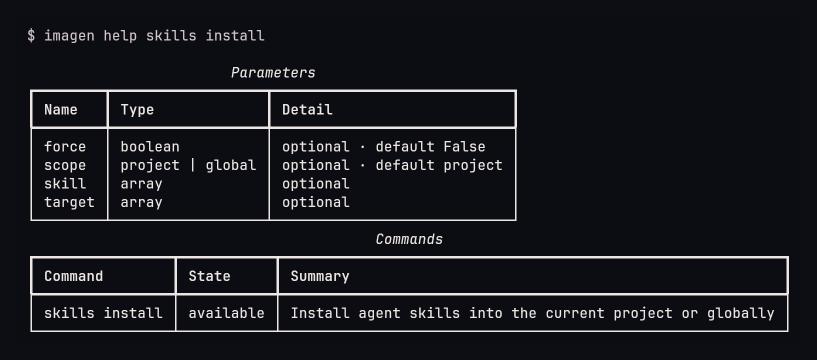
#> input picture assets/imagen-cli-skills.png, 1634 x 720 px (shown at 1/2 size); its folder holds only this picture in this run
$ python -i filters_numpy.py   (imports and definitions only)
#> lines starting #> are read from the running program, lines starting #| are printed output that depends on the picture
#> further down, picture is the input picture: PIL image 1634x720 RGB; mean R, G, B 23.7, 25.2, 29.8
"""Optional numpy-backed filters: edge preserving, LUT and signal metrics."""

from __future__ import annotations

from collections.abc import Callable
from pathlib import Path
from typing import cast

import numpy as np
from PIL import Image

Array = np.ndarray


def _rgb(image: Image.Image) -> Array:
    return np.asarray(image.convert("RGB"), dtype=np.float64)


def _restore(array: Array, original: Image.Image) -> Image.Image:
    clipped = np.clip(np.round(array), 0, 255).astype(np.uint8)
    result = Image.fromarray(clipped, "RGB")
    if "A" in original.getbands():
        result = result.convert("RGBA")
        result.putalpha(original.getchannel("A"))
    return result


# [169 lines left out: functions _integral, _window, _quadrants, kuwahara, bilateral, guided and 2 more, not called in this run]


def clahe(image: Image.Image, *, tiles: int = 8, clip: float = 2.0) -> Image.Image:
#> called with tiles = 8, clip = 2
    if not 2 <= tiles <= 16 or not 1 <= clip <= 10:
        raise ValueError("invalid CLAHE parameters")
    luminance = np.asarray(image.convert("L"), dtype=np.float64)
    height, width = luminance.shape
#> height = 720; width = 1634
    tile_height = max(1, height // tiles)
#> tile_height = 90
    tile_width = max(1, width // tiles)
#> tile_width = 204
    mapped = np.zeros_like(luminance)
    for y in range(0, height, tile_height):
        for x in range(0, width, tile_width):
            block = luminance[y:y + tile_height, x:x + tile_width]
            histogram, _ = np.histogram(block, bins=256, range=(0, 256))
            limit = max(1, int(clip * block.size / 256))
            excess = np.maximum(0, histogram - limit).sum()
            histogram = np.minimum(histogram, limit)
            histogram += excess // 256
            cdf = histogram.cumsum()
            if cdf[-1] == 0:
                mapping = np.arange(256)
            else:
                mapping = np.round(cdf * 255 / cdf[-1])
            mapped[y:y + tile_height, x:x + tile_width] = mapping[
                block.astype(np.uint8)
            ]
    ratio = np.where(luminance > 1, mapped / np.maximum(luminance, 1), 1.0)
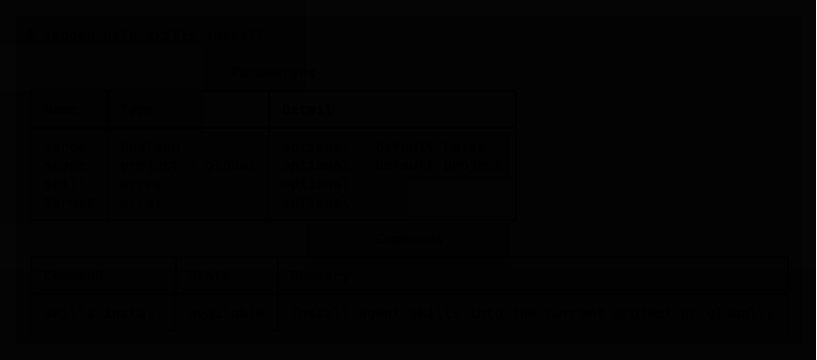
#> ratio: shape (720, 1634) float64 (shown at 1/2 size); min 0.969, max 18.21, mean 1.22; drawn with min black and max white
    array = _rgb(image) * ratio[..., None]
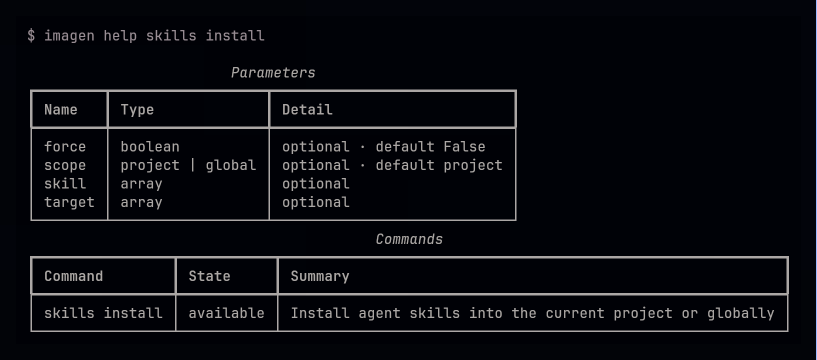
#> array: shape (720, 1634, 3) float64 (shown at 1/2 size); mean R, G, B 26.2, 28.2, 33.8; drawn with min black and max white
    return _restore(array, image)


# [157 lines left out: functions curves, cube_lut, _dark_channel, dehaze, colour_transfer, histogram_match and 1 more, not called in this run]


OPS: dict[str, Callable[..., Image.Image]] = {
    "kuwahara": kuwahara,
    "bilateral": bilateral,
    "guided": guided,
    "nl_means": nl_means,
    "total_variation": total_variation,
    "clahe": clahe,
    "curves": curves,
    "cube_lut": cube_lut,
    "dehaze": dehaze,
    "colour_transfer": colour_transfer,
    "histogram_match": histogram_match,
    "deskew": deskew,
}


# [61 lines left out: functions psnr, ssim, ssim_global_legacy, not called in this run]


def version() -> str:
    return str(np.__version__)

>>> from PIL import Image
>>> picture = Image.open('../../../assets/imagen-cli-skills.png')
>>> result = clahe(picture)

$ run again, on assets/imagen-cli-superres.png
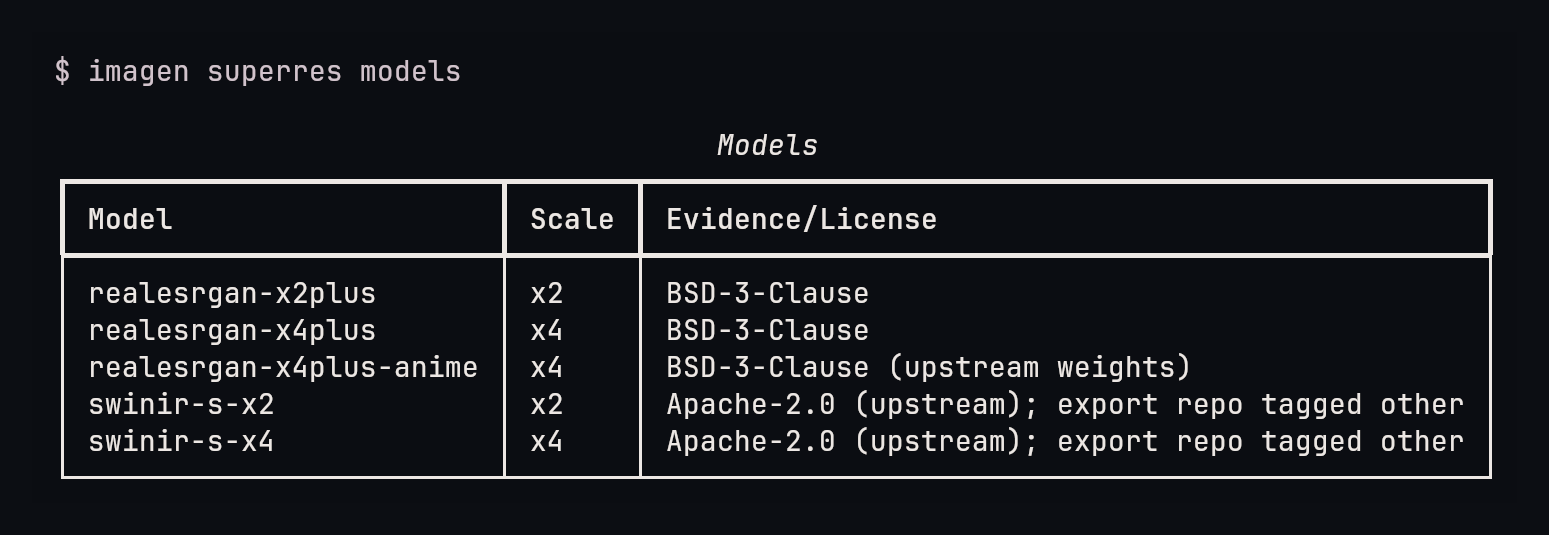
#> input picture assets/imagen-cli-superres.png, 1549 x 535 px
#> picture is the input picture: PIL image 1549x535 RGB; mean R, G, B 25.1, 26.6, 31.1
#> in clahe, `ratio = np.where(luminance > 1, mapped / np.maximum(luminance, 1), 1.0)`:
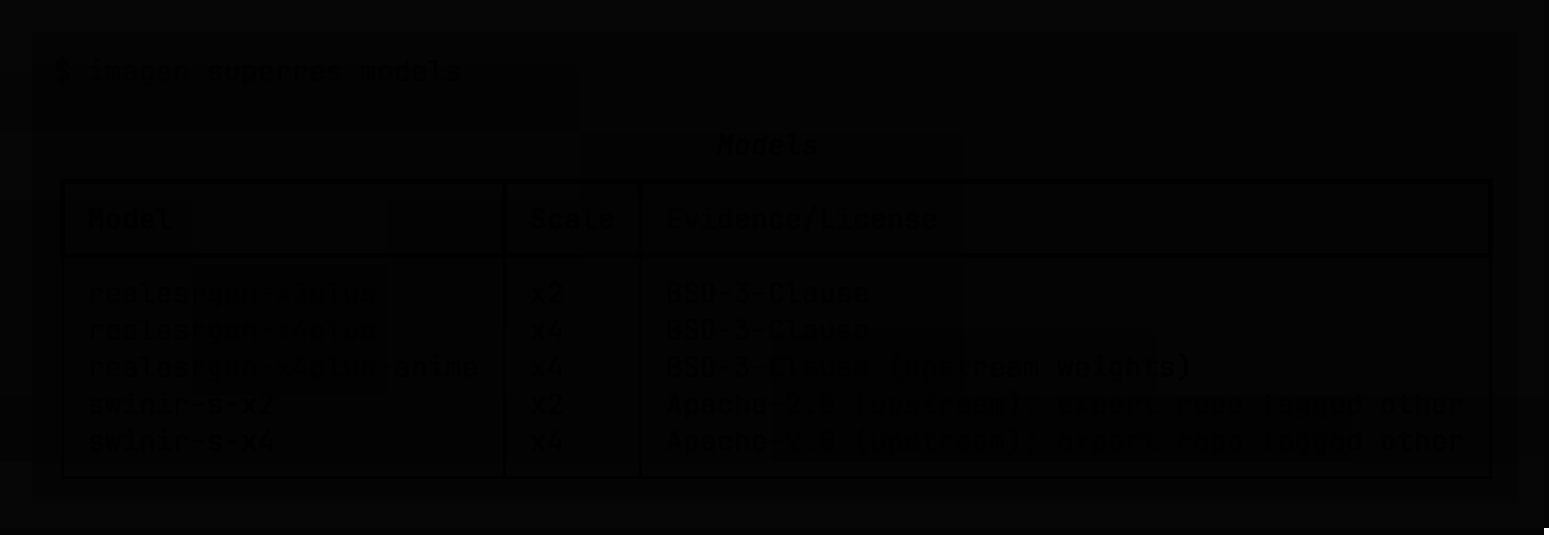
#> ratio: shape (535, 1549) float64; min 0.938, max 18.21, mean 1.2; drawn with min black and max white
#> in clahe, `array = _rgb(image) * ratio[..., None]`:
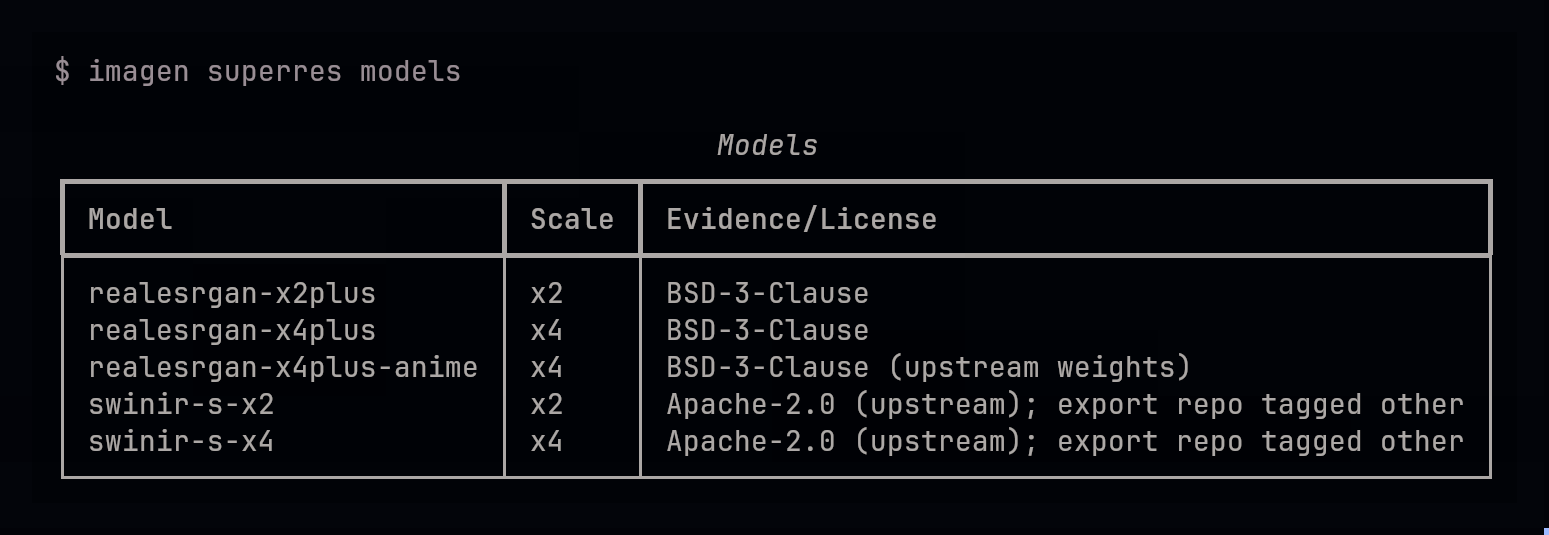
#> array: shape (535, 1549, 3) float64; mean R, G, B 27.4, 29.3, 34.8; drawn with min black and max white
